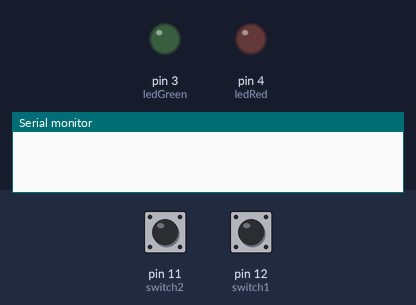
Recording of a sketch running on a simulated Arduino Uno, built with avr-gcc and run on an emulated ATmega328P. Parts: output pins drawn as LEDs (lit = HIGH), the last lines printed to the serial monitor. The test bench sets the inputs (shaded band); at power-on: pin 11 (switch2) HIGH, pin 12 (switch1) HIGH.

Above: at 1.2 s.
1.3 s: pin 11 (switch2) pulled LOW for 0.15 s
At 1.4 s:
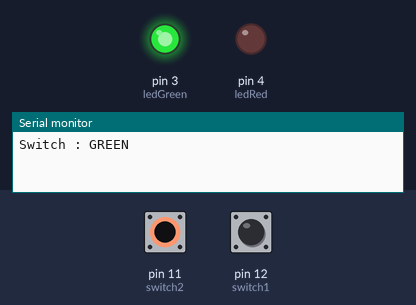
3.0 s: pin 12 (switch1) pulled LOW for 0.15 s
At 3.1 s:
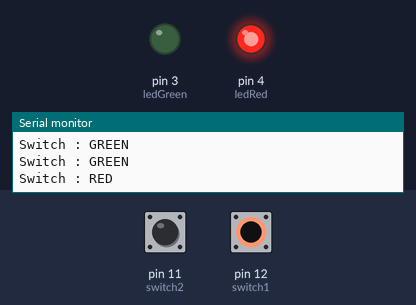
4.7 s: pin 12 (switch1) pulled LOW for 3.2 s
At 8.8 s:
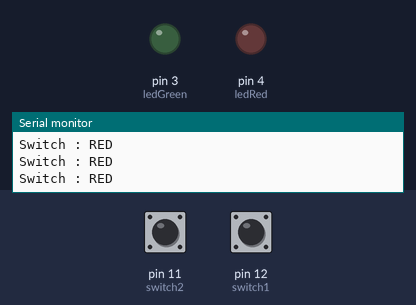
9.4 s: pin 11 (switch2) pulled LOW for 3.2 s
At 9.9 s:
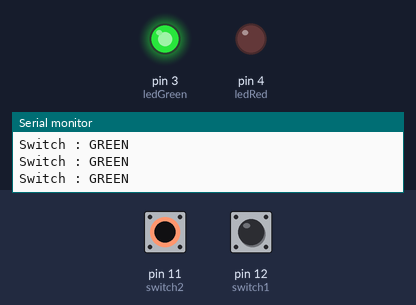
14.1 s: pin 11 (switch2) driven LOW and pin 12 (switch1) driven LOW
At 14.9 s:
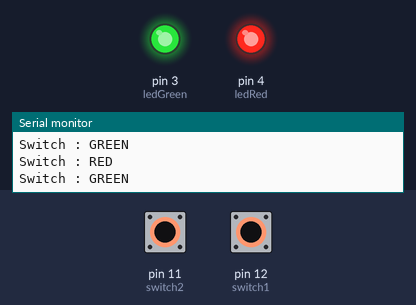
Timing chart, 0 to 16.6 s (numbered marks = the images above; inputs shaded):
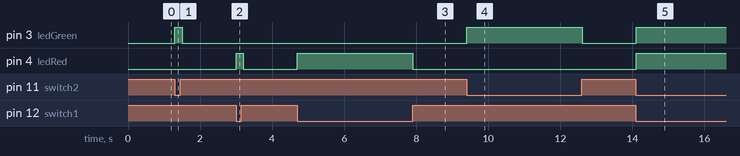

Measured:
- after the input at 1.3 s, pin 3 (ledGreen): LOW → HIGH at once, → LOW 0.20 s later
- after the input at 3.0 s, pin 4 (ledRed): LOW → HIGH at once, → LOW 0.20 s later
- after the input at 4.7 s, pin 4 (ledRed): LOW → HIGH at once, → LOW 3.2 s later
- after the input at 9.4 s, pin 3 (ledGreen): LOW → HIGH at once, → LOW 3.2 s later
- after the input at 14.1 s, pin 3 (ledGreen), pin 4 (ledRed): LOW → HIGH at once

The sketch:

03_Swich_01_ans.ino
```cpp
// 핀 나누는 이유 : 멀리 떨어진 대상 원격 조정같은 느낌
int switch1= 12; // 택트 스위치 1번과 연결된 12번 디지털 핀 번호
int switch2= 11;
int ledRed = 4;  // 택트 스위치 1번과 연결된 빨간색 LED
int ledGreen = 3;

void setup() {
   Serial.begin(9600); // 9600 속도로 시리얼 통신을 시작하겠다
   pinMode(switch1, INPUT_PULLUP); // 스위치 1번 핀을 INPUT_PULLUP으로 사용
   pinMode(switch2, INPUT_PULLUP);
   pinMode(ledGreen , OUTPUT); // ledGreen번 디지털 핀으로 led를 켜기위해 전력을 출력하겠다
   pinMode(ledRed , OUTPUT);
}

void loop()
{
  int SW1 = digitalRead(switch1); // 스위치 1의 상태를 저장한 변수
                                  // INPUT_PULLUP 모드를 사용했기 때문에
                                  // 기본적으로 1을 출력
                                  // 스위치가 눌리면 0을 출력
  int SW2 = digitalRead(switch2);

  digitalWrite(ledRed, LOW); // led는 OUTPUT 모드이므로 기본상태인 끈 상태는 LOW로 설정해야 한다
  digitalWrite(ledGreen, LOW);

  if(SW1 == LOW){    // 만약 스위치 1이 LOW라면 == 스위치를 눌렀을 때
    Serial.println("Switch : RED");
    digitalWrite(ledRed, HIGH);  // 스위치가 눌렸으므로 led 켜기
  }
  if(SW2 == LOW){    // 스위치가 각각 독립적으로 동작해야 하므로 if문 두 개
    Serial.println("Switch : GREEN");
    digitalWrite(ledGreen, HIGH);
  }
  delay(100);
}
```
